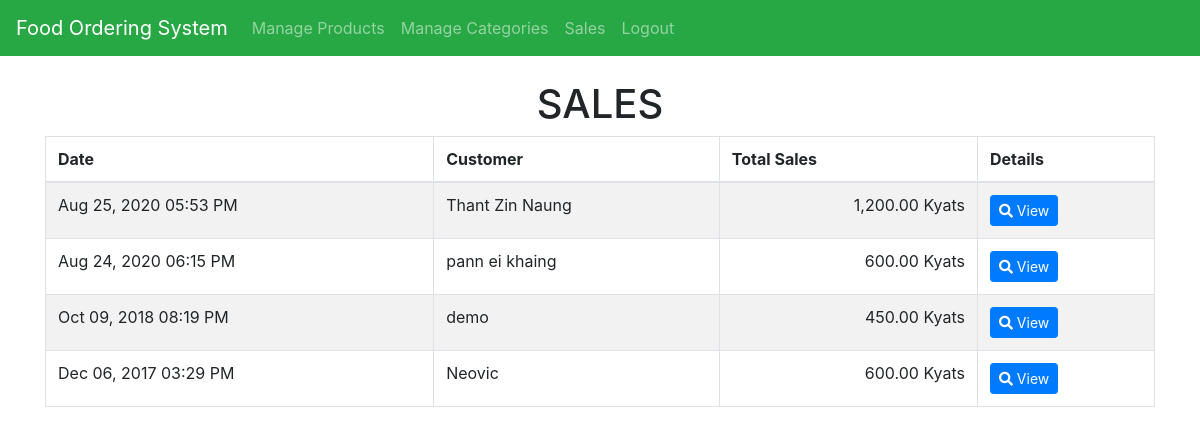
/admin/sales.php, run on the app's committed database.
### tables this page shows
CREATE TABLE `purchases` (
  `purchaseid` int(11) NOT NULL,
  `customer` varchar(255) NOT NULL,
  `total` int(11) NOT NULL,
  `date_purchase` datetime NOT NULL
);

### admin/sales.php (the view, shortened to what this page needs)
<body>
<?php
	include('admin-nav.php');
	include ('config/conn.php');
 ?>
<div class="container" style="margin-top: 80px;">
	<h1 class="page-header text-center">SALES</h1>
	<table class="table table-striped table-bordered">
		<thead>
			<th>Date</th>
			<th>Customer</th>
			<th>Total Sales</th>
			<th>Details</th>
		</thead>
		<tbody>
			<?php
				$sql="select * from purchases order by purchaseid desc";
				$query=$conn->query($sql);
				while($row=$query->fetch_array()){
					?>
					<tr>
						<td><?php echo date('M d, Y h:i A', strtotime($row['date_purchase'])) ?></td>
						<td><?php echo $row['customer']; ?></td>
						<td class="text-right"><?php echo number_format($row['total'], 2); ?> Kyats</td>
						<td><a href="#details<?php echo $row['purchaseid']; ?>" data-toggle="modal" class="btn btn-primary btn-sm"><span class="fas fa-search"></span> View </a>
						</td>
					</tr>
					<?php
				}
			?>
		</tbody>
	</table>
</div>
</body>
</html>

### data on the page
purchases: date_purchase "Aug 25, 2020 05:53 PM", customer "Thant Zin Naung", total "1,200.00"
purchases: date_purchase "Aug 24, 2020 06:15 PM", customer "pann ei khaing", total "600.00"
purchases: date_purchase "Oct 09, 2018 08:19 PM", customer "demo", total "450.00"
purchases: date_purchase "Dec 06, 2017 03:29 PM", customer "Neovic", total "600.00"
